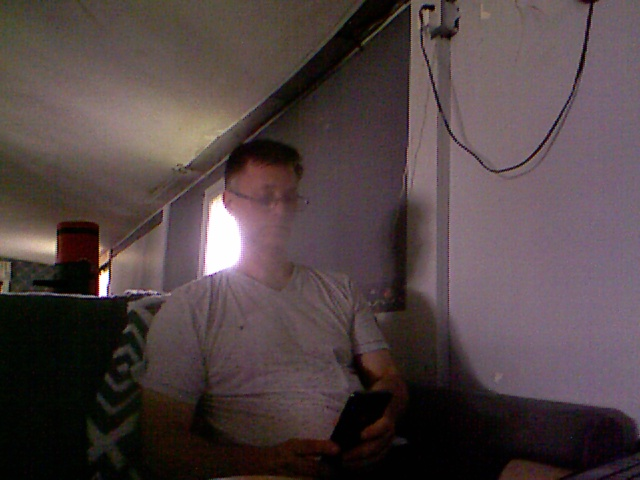
#> input picture src/archive/root_artifacts/kinect_live_capture_20260701.jpg, 640 x 480 px
$ python -i detector.py   (imports and definitions only)
#> lines starting #> are read from the running program, lines starting #| are printed output that depends on the picture
"""
Detection module for Face and Motion detection.
"""
import cv2
import logging
import numpy as np
from typing import List, Tuple, Optional

logger = logging.getLogger(__name__)

class Detector:
    """
    Combined Face and Motion detector using OpenCV.
    """

    def __init__(self, face_cascade_path: Optional[str] = None):
        """
        Initialize the detector.

        Args:
            face_cascade_path: Path to Haar Cascade XML for faces.
                               If None, use default OpenCV path.
        """
        # Load Face Cascade
        if face_cascade_path is None:
            # Try to find default OpenCV cascade
            face_cascade_path = cv2.data.haarcascades + 'haarcascade_frontalface_default.xml'

        self.face_cascade = cv2.CascadeClassifier(face_cascade_path)
        if self.face_cascade.empty():
            logger.error(f"Failed to load face cascade from {face_cascade_path}")

        # Motion detection state
        self._prev_frame = None
        self.motion_threshold = 25
        self.min_area = 500

    def detect(self, frame: np.ndarray) -> Tuple[List, List]:
        faces = self.detect_faces(frame)
        motion = self.detect_motion(frame)
        return faces, motion

    def detect_faces(self, frame: np.ndarray) -> List[Tuple[int, int, int, int]]:
        """
        Detect faces in the frame.

        Returns:
            List of (x, y, w, h) rectangles.
        """
        if self.face_cascade.empty():
            return []

        gray = cv2.cvtColor(frame, cv2.COLOR_BGR2GRAY)
        faces = self.face_cascade.detectMultiScale(
            gray,
            scaleFactor=1.1,
            minNeighbors=5,
            minSize=(30, 30)
        )
        return faces.tolist() if len(faces) > 0 else []

    def detect_motion(self, frame: np.ndarray) -> List[Tuple[int, int, int, int]]:
        """
        Detect motion in the frame relative to the previous frame.

        Returns:
            List of (x, y, w, h) rectangles where motion was detected.
        """
        gray = cv2.cvtColor(frame, cv2.COLOR_BGR2GRAY)
        gray = cv2.GaussianBlur(gray, (21, 21), 0)

        if self._prev_frame is None:
            self._prev_frame = gray
            return []

        # Compute absolute difference
        frame_delta = cv2.absdiff(self._prev_frame, gray)
        thresh = cv2.threshold(frame_delta, self.motion_threshold, 255, cv2.THRESH_BINARY)[1]

        # Dilate thresholded image
        thresh = cv2.dilate(thresh, None, iterations=2)
        cnts, _ = cv2.findContours(thresh.copy(), cv2.RETR_EXTERNAL, cv2.CHAIN_APPROX_SIMPLE)

        motion_boxes = []
        for c in cnts:
            if cv2.contourArea(c) < self.min_area:
                continue
            (x, y, w, h) = cv2.boundingRect(c)
            motion_boxes.append((x, y, w, h))

        self._prev_frame = gray
        return motion_boxes

    # [41 lines left out: function draw_detections, not called in this run]

>>> import cv2
>>> picture = cv2.imread('../../../../src/archive/root_artifacts/kinect_live_capture_20260701.jpg')
#> picture is the input picture: shape (480, 640, 3); mean B, G, R 68.2, 67, 81
>>> result = Detector().detect(picture)
#> in detect_faces, `gray = cv2.cvtColor(frame, cv2.COLOR_BGR2GRAY)`:
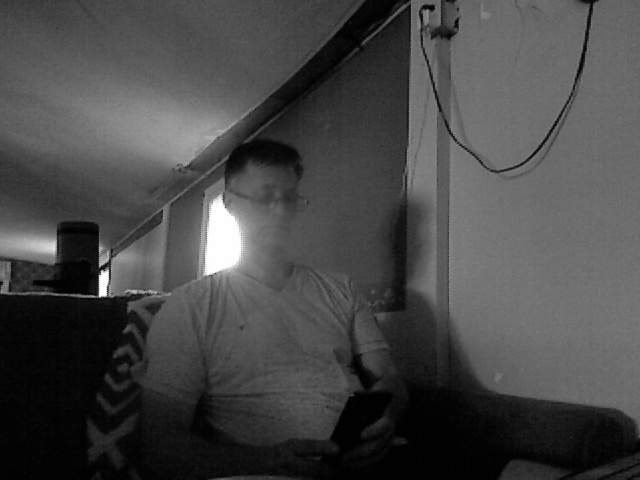
#> gray: shape (480, 640); min 0, max 255, mean 71.3
#> in detect_faces, `faces = self.face_cascade.detectMultiScale( gray, scaleFactor=1.1, min..`: faces = ()
#> in detect, `faces = self.detect_faces(frame)`: faces = []
#> result = ([], [])

$ run again, on src/archive/root_artifacts/kinect_test_frame.jpg
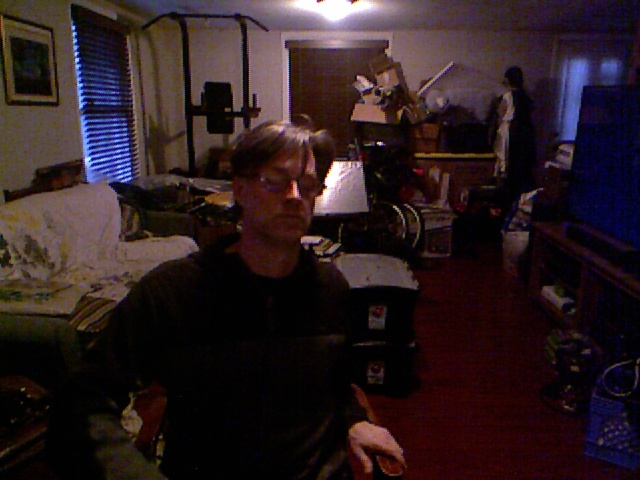
#> input picture src/archive/root_artifacts/kinect_test_frame.jpg, 640 x 480 px
#> picture is the input picture: shape (480, 640, 3); mean B, G, R 32.2, 29.4, 43.9
#> in detect_faces, `gray = cv2.cvtColor(frame, cv2.COLOR_BGR2GRAY)`:
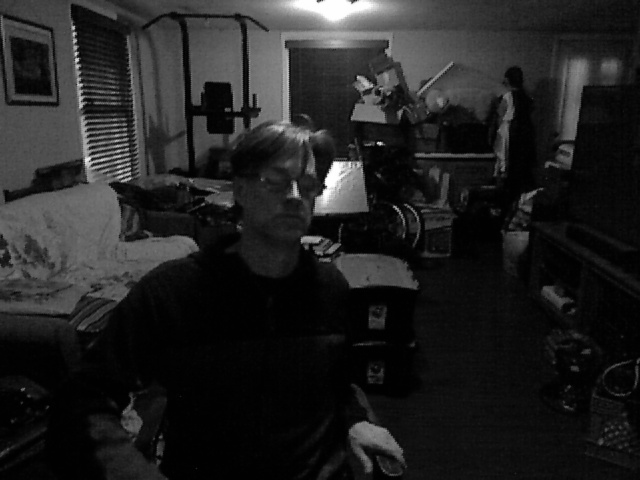
#> gray: shape (480, 640); min 0, max 255, mean 34.1
#> in detect_faces, `faces = self.face_cascade.detectMultiScale( gray, scaleFactor=1.1, min..`: faces = ()
#> in detect, `faces = self.detect_faces(frame)`: faces = []
#> in detect_motion, `gray = cv2.GaussianBlur(gray, (21, 21), 0)`:
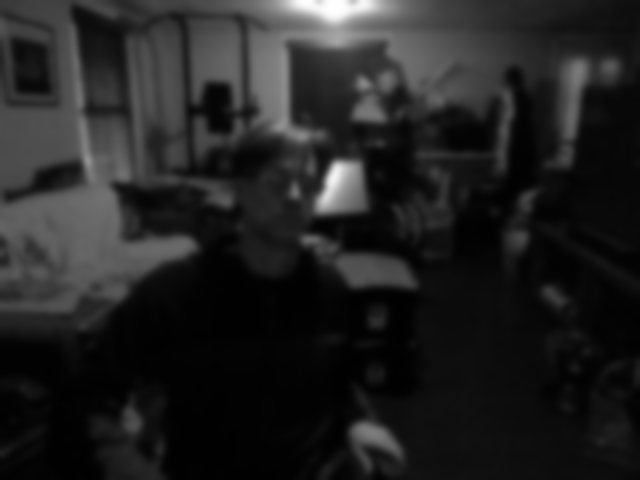
#> gray: shape (480, 640); min 1, max 254, mean 34.1
#> result = ([], [])
